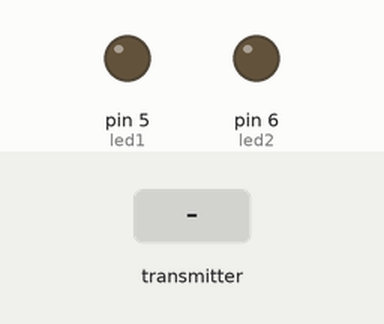
Recording of a sketch running on a simulated Arduino Uno, built with avr-gcc and run on an emulated ATmega328P. Parts: output pins drawn as LEDs (lit = HIGH). The inputs (shaded band) are chosen by the test bench. No radio packets arrive unless stated.

Above: at 0.1 s.
At 2.2 s:
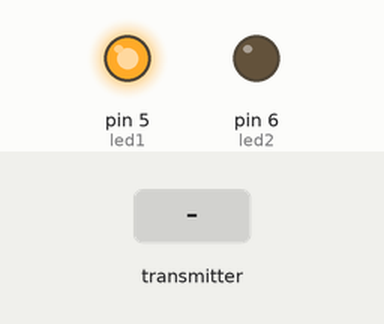
2.3 s: the transmitter starts sending text = 0
Timing chart, 0 to 5.3 s (numbered marks = the images above; inputs shaded):
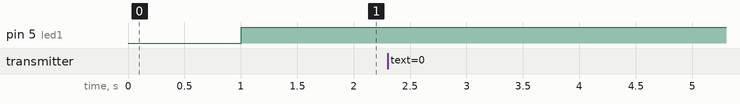

The sketch:

nRF24L01_-_Chat_Room__MESH__node1_.ino
```cpp
#include <nRF24L01.h>
#include <SPI.h>
#include <RF24.h>
int led1 = 5;
int led2 = 6;
byte pipeNum = 0;
const byte pipe1 = 1;
const byte pipe2 = 2;

RF24 radio(7, 8); // CE, CSN
const uint64_t addressRxd[] = {0x7878787878LL, 0xB3B4B5B6F1LL, 0xB3B4B5B6CDLL, 0xB3B4B5B6A3LL, 0xB3B4B5B60FLL, 0xB3B4B5B605LL };
byte address[][6] = {"1Node, 2Node, 3Node, 4Node, 5Node, 6Node, 7Node"};
struct package
{
  char text[200];
  int from = 0;
};
package data;

void setup()
{
  pinMode(led1, OUTPUT);
  pinMode(led2, OUTPUT);
//  Serial.begin(9600);
  delay(1000);
  radio.begin();
  radio.setChannel(115);
  radio.setPALevel(RF24_PA_MIN);
  // Open up to six pipes to receive data
  radio.openReadingPipe(0, addressRxd[0]);
  radio.openReadingPipe(1, addressRxd[1]);
  radio.openReadingPipe(2, addressRxd[2]);
//  radio.openReadingPipe(3, addressRxd[3]);
//  radio.openReadingPipe(4, addressRxd[4]);
//  radio.openReadingPipe(5, addressRxd[5]);
radio.openWritingPipe(address[2]);
}


void ReadData()
{
  digitalWrite(led2, LOW);
  digitalWrite(led1, HIGH);
  radio.startListening();
//  if (radio.available())
//    {
     while (radio.available(&pipeNum))
      {
      radio.read( &data, sizeof(data) );
      delay(20);
      WriteData();
      }
//    }
}


void WriteData()
{

//  Serial.println(pipeNum);
  radio.stopListening();
  if (pipeNum == pipe1){
    radio.openWritingPipe(address[3]);
  }
  if (pipeNum == pipe2){
    radio.openWritingPipe(address[2]);
  }
  delay(30);
  radio.write(&data, sizeof(data));
  digitalWrite(led1, LOW);
  digitalWrite(led2, HIGH);
  delay(1);
}


void loop()
{
  ReadData();
}
```
